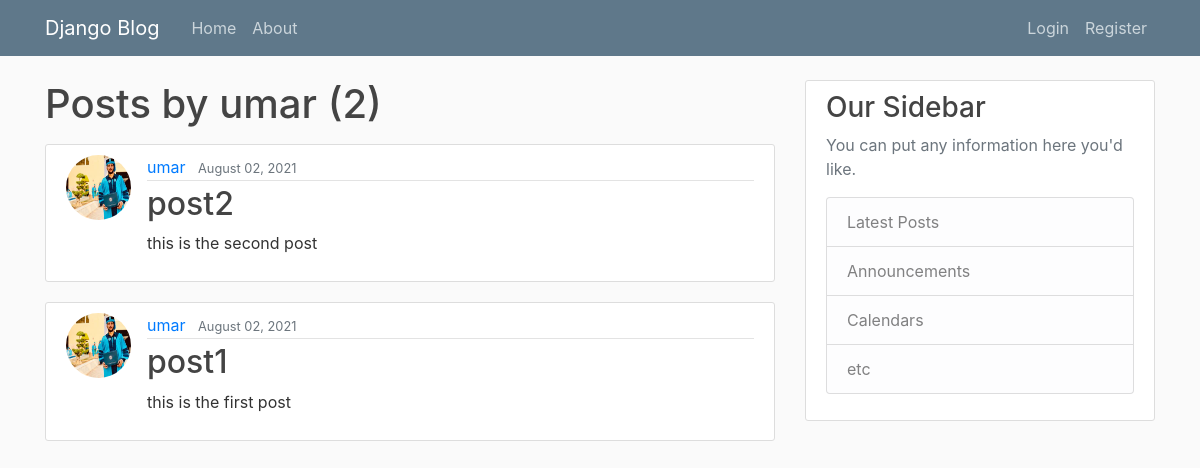
The app's page /post/umar, older data.
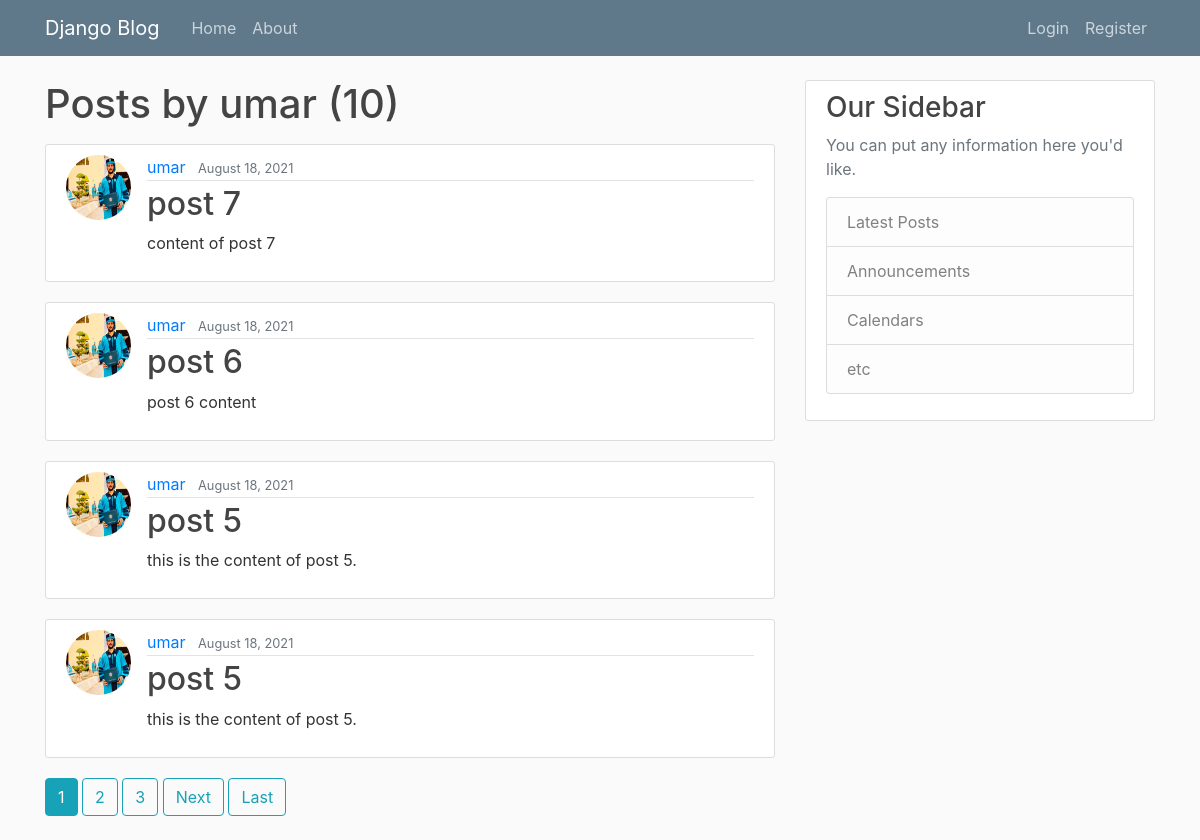
The same page, newer data.
### blog/models.py (models this page shows, shortened)
class Post(models.Model):
    title=models.CharField(max_length=40)
    content=models.TextField()
    date_posted=models.DateTimeField(default=timezone.now)
    author=models.ForeignKey(User, on_delete=models.CASCADE)

### users/models.py (models this page shows, shortened)
class Profile(models.Model):
    user = models.OneToOneField(User, on_delete=models.CASCADE)
    image=models.ImageField(default='default.jpg', upload_to='profile_pics')

### blog/views.py (the view)
# urls.py: path('post/<str:username>', userpostlistview.as_view(), name='user-posts'),
class userpostlistview(ListView):           #Example of class based views.
    model= Post
    template_name = 'blog/user-posts.html'   # <app>/<model>_<viewpoint>.html
    context_object_name = 'posts'
    paginate_by = 4            #number of post objects which should be shown per page
    def get_queryset(self):
        user = get_object_or_404(User, username=self.kwargs.get('username'))
        return Post.objects.filter(author=user).order_by('-date_posted')

### blog/templates/blog/user-posts.html (shortened to what this page needs)
{% extends "blog/base.html" %}
{% block content %}
    <h1 class="mb-3">Posts by {{ view.kwargs.username }} ({{ page_obj.paginator.count }})</h1>
    {% for post in posts %}
        <article class="media content-section">
          <img class="rounded-circle article-img" src="{{ post.author.profile.image.url }}">
          <div class="media-body">
            <div class="article-metadata">
              <a class="mr-2" href="{% url 'user-posts' post.author.username %}">{{ post.author }}</a>
              <small class="text-muted">{{ post.date_posted|date:"F d, Y" }}</small>
            </div>
            <h2><a class="article-title" href="{% url 'post-detail' post.id %}">{{ post.title }}</a></h2>
            <p class="article-content">{{ post.content }}</p>
          </div>
        </article>
    {% endfor %}
    {% if is_paginated %}
      {% for num in page_obj.paginator.page_range %}
        {% if page_obj.number == num %}
          <a class="btn btn-info mb-4" href="?page={{ num }}">{{ num }}</a>
        {% elif num > page_obj.number|add:'-3' and num < page_obj.number|add:'3' %}
          <a class="btn btn-outline-info mb-4" href="?page={{ num }}">{{ num }}</a>
        {% endif %}
      {% endfor %}
      {% if page_obj.has_next %}
        <a class="btn btn-outline-info mb-4" href="?page={{ page_obj.next_page_number }}">Next</a>
        <a class="btn btn-outline-info mb-4" href="?page={{ page_obj.paginator.num_pages }}">Last</a>
      {% endif %}
    {% endif %}
{% endblock content %}

### blog/templates/blog/base.html (shortened to what this page needs)
{% load static%}
<!DOCTYPE html>
<html>
<head>
    <link rel="stylesheet" href="https://maxcdn.bootstrapcdn.com/bootstrap/4.0.0/css/bootstrap.min.css">
    <link rel="stylesheet" type='text/css' href="{% static 'blog/main.css' %}">
</head>
<body>
    <header class="site-header">
        <nav class="navbar navbar-expand-md navbar-dark bg-steel fixed-top">
        <div class="container">
            <a class="navbar-brand mr-4" href="{% url 'blog-about'%}">Django Blog</a>
            <div class="collapse navbar-collapse" id="navbarToggle">
            <div class="navbar-nav mr-auto">
                <a class="nav-item nav-link" href="{% url 'blog-home'%}">Home</a>
                <a class="nav-item nav-link" href="{% url 'blog-about'%}">About</a>
            </div>
            <div class="navbar-nav">
              {% if user.is_authenticated %}
                <a class="nav-item nav-link" href="{% url 'post-create'%}">New Post</a>
                <a class="nav-item nav-link" href="{% url 'profile'%}">profile</a>
                <a class="nav-item nav-link" href="{% url 'logout'%}">Logout</a>
              {% else %}
                <a class="nav-item nav-link" href="{% url 'login'%}">Login</a>
                <a class="nav-item nav-link" href="{% url 'register'%}">Register</a>
              {% endif %}
            </div>
            </div>
        </div>
        </nav>
    </header>
    <main role="main" class="container">
        <div class="row">
          <div class="col-md-8">
            {% block content %}{% endblock %}
          </div>
          <div class="col-md-4">
            <div class="content-section">
              <h3>Our Sidebar</h3>
              <p class='text-muted'>You can put any information here you'd like.
                <ul class="list-group">
                  <li class="list-group-item list-group-item-light">Latest Posts</li>
                  <li class="list-group-item list-group-item-light">Announcements</li>
                  <li class="list-group-item list-group-item-light">Calendars</li>
                  <li class="list-group-item list-group-item-light">etc</li>
                </ul>
              </p>
            </div>
          </div>
        </div>
      </main>
</body>
</html>

### blog/static/blog/main.css (style rules this page uses)
body { background: #fafafa; color: #333333; margin-top: 5rem; }
h1, h2, h3, h4, h5, h6 { color: #444444; }
ul { margin: 0; }
.bg-steel { background-color: #5f788a; }
.site-header .navbar-nav .nav-link { color: #cbd5db; }
.content-section { background: #ffffff; padding: 10px 20px; border: 1px solid #dddddd; border-radius: 3px; margin-bottom: 20px; }
.article-title { color: #444444; }
.article-content { white-space: pre-line; }
.article-img { height: 65px; width: 65px; margin-right: 16px; }
.article-metadata { padding-bottom: 1px; margin-bottom: 4px; border-bottom: 1px solid #e3e3e3 }

Row changes from the older to the newer data that the page shows:
no longer on this page (row edited): Post: author.profile.image (picture), author "umar", date_posted "August 02, 2021", title "post2", content "this is the second post"
no longer on this page (row unchanged): Post: author.profile.image (picture), author "umar", date_posted "August 02, 2021", title "post1", content "this is the first post"
added Post: author.profile.image (picture), author "umar", date_posted "August 18, 2021", title "post 7", content "content of post 7"
added Post: author.profile.image (picture), author "umar", date_posted "August 18, 2021", title "post 6", content "post 6 content"
added Post: author.profile.image (picture), author "umar", date_posted "August 18, 2021", title "post 5", content "this is the content of post 5."
added Post: author.profile.image (picture), author "umar", date_posted "August 18, 2021", title "post 5", content "this is the content of post 5."
Text that changed along with them:
{{ page_obj.paginator.count }}: "2" → "10"
new list line: "1"
new list line: "2"
new list line: "3"
text now shown: "Next Last"
